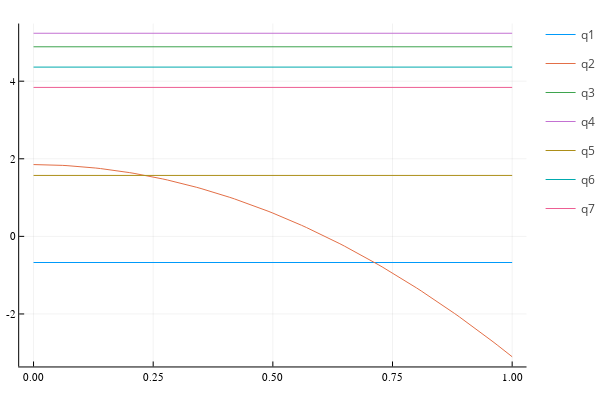

The code cell stored with this chart in its notebook:
### Markdown cell above
![image.png](attachment:image.png)

### Code cell
include("DynamicSystems/biped5link.jl") # Defines hybrid system functions

params = (m1 = 1,  m2 = 1,  m3 = 1,  m4 = 1,  m5 = 1,  m6 = 1,
		      l12 = 1, l23 = 1, l34 = 1, l45 = 1, l36 = 1, g = 9.81)


foot1_pos = [0, 0]

θ1 = 280 * (π/180)
θ2 = 300 * (π/180)
θ3 = 90 * (π/180)
θ4 = 250 * (π/180)
θ5 = 220 * (π/180)

x0 = - params.l23 * cos(θ2) - params.l12 * cos(θ1)
y0 = - params.l23 * sin(θ2) - params.l12 * sin(θ1)

q0 = [x0, y0, θ1, θ2, θ3, θ4, θ5]
q̇0 = zeros(7)

A = 10
ω = 2π
# u = _t -> [0, A*sin(ω*_t), 0, 0]
u = _t -> [0,0,0,0]

joints = biped5link_kinematics(q0, params)

fpos = joints[1:2,:]

h = 0.01 
tf = 1
T = Int.(tf/h)+1
times = h .* (0:T-1)
q_hist, q̇_hist, λ_hist = simulate(q0, q̇0, u, params, fpos, left_foot_constraint, h, T);

plot()
[plot!(times, q_hist[:,i], label="q$i") for i in 1:7]
display(plot!())
